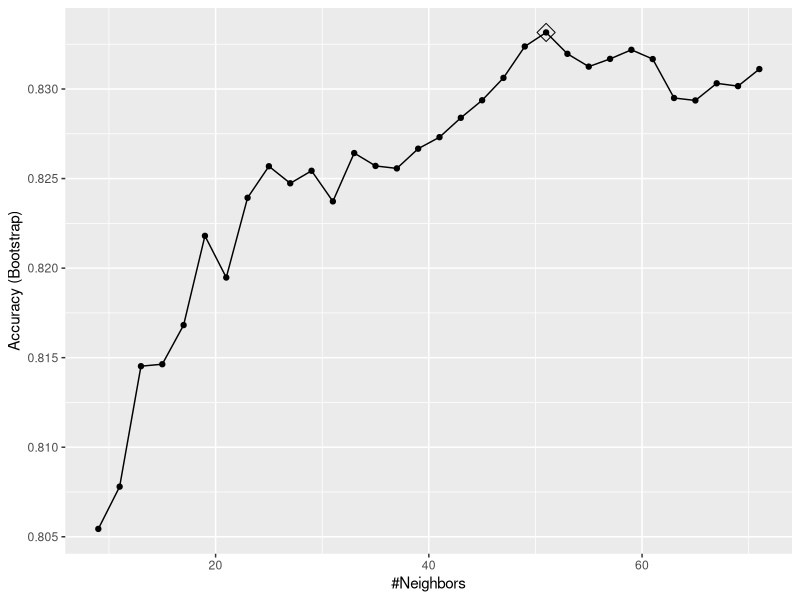
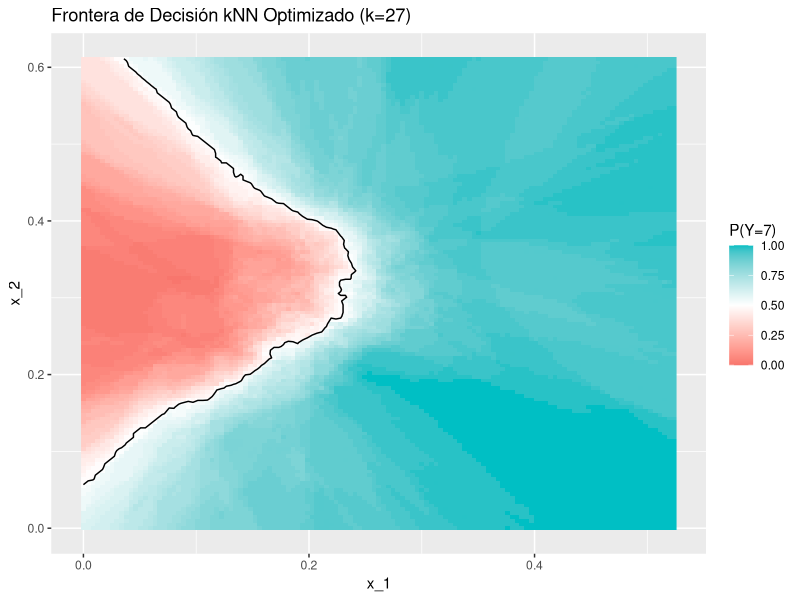
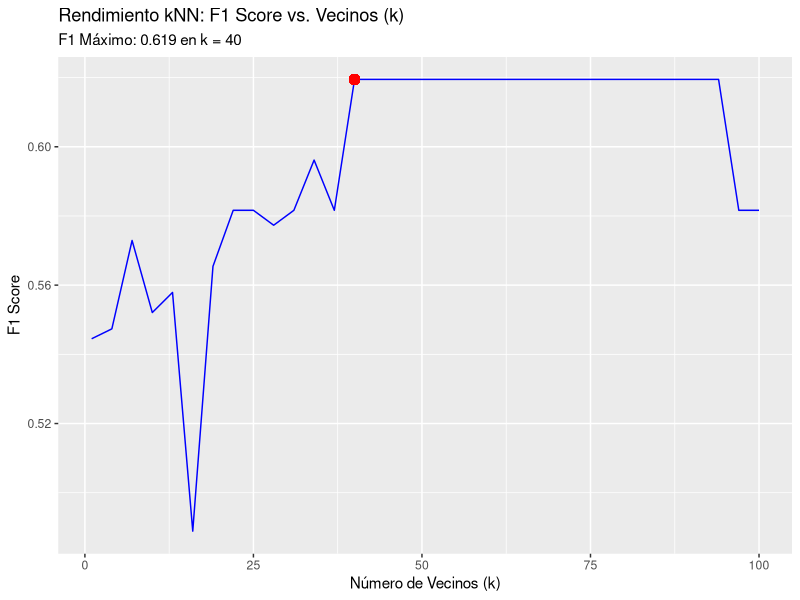

Here is the R script that generated these plots, in order:
library(tidyverse)
library(caret)
library(dslabs)
data("mnist_27")
# Ajustar un modelo kNN
set.seed(1)
train_knn <- train(y ~ ., method = "knn", # train usa validación cruzada
                   data = mnist_27$train,
                   tuneGrid = data.frame(k = seq(9, 71, 2))) # probar sistemáticamente todos esos valores

ggplot(train_knn, highlight = TRUE)

# Parámetro que maximiza la exactitud
train_knn$bestTune

# Mejor exactitud q regresión lineal y logística
confusionMatrix(predict(train_knn, mnist_27$test, type = "raw"), # predict usa el modelo knn para predecir datos nunca antes vistos
                mnist_27$test$y)$overall["Accuracy"] # se comparan las predicciones con las etiquetas reales
# Comparación con Regresión logística = 0.75
# Predicciones
p_hat <- predict(train_knn$finalModel, 
                 newdata = mnist_27$true_p %>% select(x_1, x_2), # <--- Aquí está la corrección
                 type = "prob")
mnist_27$true_p %>% 
  mutate(p_hat = p_hat[, "7"]) %>% # asegurar que solo haya 2 columnas predictoras.
  ggplot(aes(x_1, x_2, z = p_hat, fill = p_hat)) +
  geom_raster() +
  scale_fill_gradientn(colors = c("#F8766D", "white", "#00BFC4")) +
  stat_contour(breaks = c(0.5), color = "black", linewidth = 0.5) +
  labs(title = "Frontera de Decisión kNN Optimizado (k=27)", fill = "P(Y=7)")

# EJERCICIOS
# 1. Sexo basado en la altura con kNN
data("heights")
set.seed(1)
test_index <- createDataPartition(heights$sex, times = 1, p = 0.5, list = FALSE)
train_set <- heights[-test_index, ]
test_set <- heights[test_index, ]
k_values <- seq(1, 101, 3) # rango de k a probar
# genera vector con F1Score de 34 modelos de kNN
f1_scores <- sapply(k_values, function(k) {
  # Entrenar kNN (sex ~ height)
  fit <- knn3(sex ~ height, data = train_set, k = k)
  y_hat <- predict(fit, test_set, type = "class") # Predecir en el test set
  # Calcular F1 score (F_meas), compara predicciones con etiquetas reales
  F_meas(data = y_hat, reference = test_set$sex)
})

max_f1 <- max(f1_scores)
best_k <- k_values[which.max(f1_scores)]

f1_results_df <- data.frame(k = k_values, F1_Score = f1_scores)

f1_results_df %>%
  ggplot(aes(x = k, y = F1_Score)) +
  geom_line(color = "blue") +
  # Destacar el punto con el F1 máximo
  geom_point(aes(x = best_k, y = max_f1), color = "red", size = 3) +
  labs(
    title = "Rendimiento kNN: F1 Score vs. Vecinos (k)",
    subtitle = paste("F1 Máximo:", round(max_f1, 3), "en k =", best_k),
    x = "Número de Vecinos (k)",
    y = "F1 Score"
  )

# 2. tissues
data("tissue_gene_expression")
dim(tissue_gene_expression$x)
table(tissue_gene_expression$y)
# Separar X (predictores) y Y (resultado)
y <- tissue_gene_expression$y
x <- tissue_gene_expression$x
set.seed(1)
# Creamos índices estratificados
test_index <- createDataPartition(y, times = 1, p = 0.5, list = FALSE)
train_x <- x[-test_index, ]
train_y <- y[-test_index]
test_x <- x[test_index, ]
test_y <- y[test_index]
k_values <- seq(1, 11, 2) # k = 1, 3, 5, 7, 9, 11
accuracy_results <- sapply(k_values, function(k) {
  # Entrenar kNN (knn3 toma matriz x y factor y)
  fit <- knn3(train_x, train_y, k = k)
  # Predecir clases en el set de prueba
  y_hat <- predict(fit, test_x, type = "class")
  # Calcular exactitud (proporción de aciertos)
  mean(y_hat == test_y)
})
data.frame(k = k_values, Accuracy = accuracy_results)
